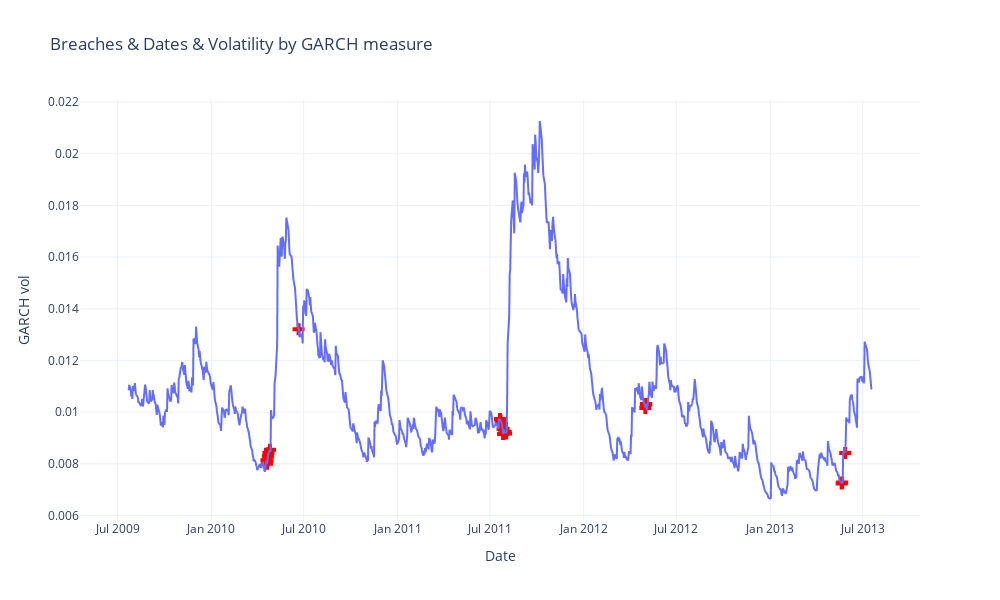

Notebook cell for this chart:
### Code cell
fig3 = px.line(df, x=df.index, y='GARCH vol',title='Breaches & Dates & Volatility by GARCH measure').update_traces()
fig3.add_scatter(
    mode='markers', 
    x = df.index,
    y = df['Breach_Garch'], 
    marker=dict(color='Red', size=10, symbol='cross'),
    ).update(layout_showlegend=False)
# Show spikes
fig3.update_xaxes(showspikes=True)
fig3.update_yaxes(showspikes=True)
fig3.show()

### Figure 1 — Plotly figure (JSON) as saved in the notebook; plotly's stock layout.template omitted (floating-point values rounded to 4 significant figures; data arrays with more than 128 entries replaced by an {"elided": "..."} marker saying what was removed)
{"data": [{"hovertemplate": "Date=%{x}<br>GARCH vol=%{y}<extra></extra>", "legendgroup": "", "line": {"color": "#636efa", "dash": "solid"}, "marker": {"symbol": "circle"}, "mode": "lines", "name": "", "showlegend": false, "type": "scattergl", "x": {"elided": "1009 str values"}, "xaxis": "x", "y": {"elided": "1009 float values"}, "yaxis": "y"}, {"marker": {"color": "Red", "size": 10, "symbol": "cross"}, "mode": "markers", "type": "scatter", "x": {"elided": "1009 str values"}, "y": {"elided": "1009 float values"}}], "layout": {"height": 600, "legend": {"tracegroupgap": 0}, "showlegend": false, "title": {"text": "Breaches & Dates & Volatility by GARCH measure"}, "width": 1000, "xaxis": {"anchor": "y", "domain": [0, 1], "showspikes": true, "title": {"text": "Date"}}, "yaxis": {"anchor": "x", "domain": [0, 1], "showspikes": true, "title": {"text": "GARCH vol"}}}}
